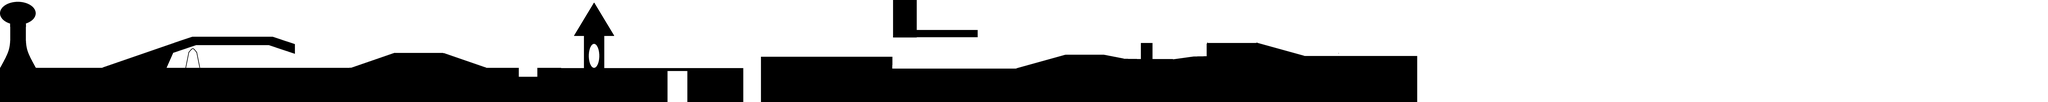

A level layout from a 2D game, rendered from its tile map. Below: a short description, then the map file with tile-grid data replaced by summaries:
An orthogonal 500x25 tile map with 32x32 px tiles, 2 tile layers (background, foreground), 2 tilesets and 38 objects.

<map version="1.4" tiledversion="1.4.3" orientation="orthogonal" renderorder="right-down" width="500" height="25" tilewidth="32" tileheight="32" infinite="0" nextlayerid="5" nextobjectid="55">
 <tileset firstgid="1" source="底板.tsx" />
 <tileset firstgid="4526" source="底板2.tsx" />
 <layer id="3" name="background" width="500" height="25">
  <data>[12500 cells, 12500 non-empty, 1 distinct tile ids]</data>
 </layer>
 <layer id="1" name="foreground" width="500" height="25">
  <data>[12500 cells, 7260 non-empty, 6732 distinct tile ids]</data>
 </layer>
 <objectgroup id="4" name="object-rectangle">
  <object id="6" x="174.921" y="418.232" width="41.4654" height="152.828" rotation="-27" />
  <object id="8" x="166.667" y="185.333" width="34.6667" height="224" />
  <object id="10" x="179.333" y="342" width="16.6667" height="90.6667" rotation="-18" />
  <object id="12" x="281.333" y="532" width="521.333" height="33.3333" />
  <object id="13" x="801.333" y="529.333" width="740.771" height="69.0293" rotation="-19" />
  <object id="14" x="1314.67" y="396" width="40" height="137.66" rotation="23" />
  <object id="15" x="1301.33" y="532" width="1442.67" height="38.6667" />
  <object id="16" x="1500" y="288" width="648" height="64" />
  <object id="17" x="2127.61" y="287.485" width="183.434" height="69.0293" rotation="19" />
  <object id="19" x="2277.33" y="346.667" width="26.6667" height="75.3333" />
  <object id="20" x="2730.67" y="536" width="366.823" height="35.4613" rotation="-19" />
  <object id="21" x="3077.33" y="414.667" width="388" height="38.6667" />
  <object id="23" x="3457.92" y="414.269" width="366.823" height="35.4613" rotation="19" />
  <object id="26" x="3804" y="532" width="248" height="28" />
  <object id="27" x="4197.33" y="532" width="182.667" height="36" />
  <object id="29" x="4049.33" y="601.333" width="166.667" height="18.6667" />
  <object id="30" x="4037.33" y="562.667" width="13.3333" height="38.6667" />
  <object id="31" x="4198.67" y="565.333" width="21.3333" height="38.6667" />
  <object id="32" x="4382" y="532" width="832" height="38" />
  <object id="33" x="4560" y="22" width="162" height="320" />
  <object id="35" x="4486" y="148" width="68" height="134" />
  <object id="36" x="4720" y="148" width="80" height="130" />
  <object id="37" x="5212" y="538" width="164" height="20" />
  <object id="38" x="5374" y="532" width="432" height="284" />
  <object id="40" x="5942" y="442" width="1028" height="382" />
  <object id="41" x="6972" y="-4" width="192" height="298" />
  <object id="42" x="7162" y="230" width="478" height="64" />
  <object id="43" x="6974" y="536" width="974" height="52" />
  <object id="44" x="7936.53" y="535.861" width="402.965" height="38" rotation="-16" />
  <object id="45" x="8324" y="424" width="304" height="36" />
  <object id="47" x="8630" y="430" width="158" height="28" rotation="12" />
  <object id="48" x="8776" y="458" width="134" height="24" />
  <object id="49" x="8914" y="334" width="88" height="144" />
  <object id="50" x="9002" y="460" width="438" height="30" />
  <object id="51" x="9276" y="446" width="150" height="18" />
  <object id="52" x="9428" y="336" width="398" height="124" />
  <object id="53" x="10190" y="440" width="880" height="372" />
  <object id="54" x="9824" y="334" width="407.061" height="52" rotation="16" />
 </objectgroup>
</map>
